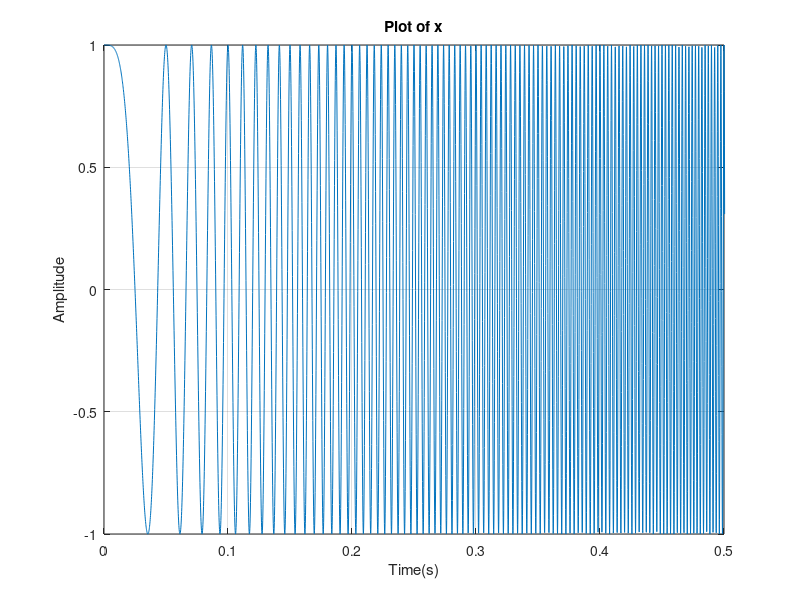

Write the MATLAB code that produced this figure. (Note: this script raises an error after producing the figure.)
%% Koby Miller Lab8
%% Exercise 8.1

%(a)

fs = 8000;
tt = 0:1/fs:4.5;
x = cos(2*pi/20*fs*tt.^2);

figure(1);
plot(tt, x);
xlim([0,.5]);
xlabel('Time(s)');
ylabel('Amplitude');
title('Plot of x');
grid on;

x_scaled = x/max(abs(x));
%soundsc(x_scaled, fs);

% The signal sounds starts at a lower pitch and constantly rises in
% pitch for 4.5 seconds. It is hard to see unless you zoom into the
% plot at different times, but as time goes on, the period of the
% signal decreases. This means that the frequency is rising which
% makes sense because the pitch is rising.



%(b)
% The order of the resulting IIR filter is 13.
% The transfer function is:
% y[n] - 5.1523y[n-1] + 13.6722y[n-2] - 23.6126y[n-3] + 29.2649y[n-4] 
% - 27.1830y[n-5] + 19.3691y[n-6] - 10.6593y[n-7] + 4.5197y[n-8]
% - 1.4521y[n-9] + 0.3437y[n-10] - 0.0563y[n-11] + 0.0058y[n-12]
% - 0.0003y[n-13] = 
% 0.0033x[n] - 0.0040x[n-1] + 0.0119x[n-2] - 0.0057x[n-3]
% + 0.0140x[n-4] + 0.0013x[n-5] + 0.0090x[n-6] + 0.0090x[n-7]
% + 0.0013x[n-8] + 0.0140x[n-9] - 0.0057x[n-10] + 0.0119x[n-11]
% - 0.0040x[n-12] + 0.0033x[n-13]

% basically: a_k*y[n-k] = b_k*x[n-k] for k = 0 to 13
% b = numerator
% a = denominator

% <<MagnitudeResponse.PNG>>

figure(2);
zplane(b,a);
title('pole-zero plot of (b)');
grid on;


%(c)
filtered_x = filter(b,a,x);

figure(3);
plot(tt, filtered_x);
xlim([0,4.5]);
xlabel('Time(s)');
ylabel('Amplitude');
title('Plot of filtered-x');
grid on;

filtered_x_scaled = filtered_x/max(abs(filtered_x));
%soundsc(filtered_x_scaled, fs);

% After listening to filtered_x_scaled, you can hear that the
% higher pitched notes are gone. Basically everything after 1.5
% seconds has been filtered out. This is where there were higher
% frequencies and since we had a lowpass filter, we kept the lower
% frequencies


%(d)
% part (b)
% The order of the resulting IIR filter is 79.
% The transfer function is really long. Just do the same as before.

% <<MagnitudeResponseD.PNG>>

figure(4);
zplane(FIR);
grid on;
title('pole-zero plot of (d)');

% part (c)

filtered_x_d = filter(FIR,1,x);
%soundsc(filtered_x_d, fs);

figure(5);
plot(tt, filtered_x_d);
xlim([0,4.5]);
xlabel('Time(s)');
ylabel('Amplitude');
title('Plot of filtered-x-d');
grid on;

filtered_x_d_scaled = filtered_x_d/max(abs(filtered_x_d));
%soundsc(filtered_x_d_scaled, fs);

% The FIR filter is more complex to implement. It has a way larger
% transfer function. The resulting plots are very similar but you can
% see that the FIR filter is sort of 'wavy'. I honestly can't really
% hear the difference between the resulting filters. I would hope
% that the FIR filter would sound better to balance out it being
% more complext to implement.


%% Exercise 8.2


[noisy_orig, fs] = audioread('noisy_drum_flute.wav');
noisy_orig = noisy_orig.';
%soundsc(noisy_orig, fs);

w = -pi:pi/2000:pi;

noisy_X = dtft(noisy_orig, w); %w is still 2000

figure(6);
subplot(3,1,1)
zplane(num,den);
grid on;
title('pole-zero plot of Exercise 8.2 filter');

subplot(3,1,2)
plot(w*fs/(2*pi), 20*log10(abs(noisy_X)));
grid on;
title('Magnitude Response for noisy-X');
xlabel('Frequency (Hz)');
ylabel('Amplitude (dB)');

drums = filter(num,den,noisy_orig);
drums_scaled = drums/max(abs(drums));
%soundsc(drums_scaled, fs);

drums_x = dtft(drums, w);

subplot(3,1,3)
plot(w*fs/(2*pi), 20*log10(abs(drums_x)));
grid on;
title('Magnitude Response for drums');
xlabel('Frequency (Hz)');
ylabel('Amplitude (dB)');

%soundsc(drums_scaled, fs);
%audiowrite('drum.wav', drums_scaled, fs);

% I designed a low-pass filter because I wanted to keep the low
% frequency drums and take out the flute/interference. Also because
% I decided to test the filter we made in the begining of this lab
% and it was already working pretty well. I got most of the drums out
% but if I try to tune it any more, then the lower flute frequencies
% will be filtered out.
%
% I created an IIR filter because it wanted us to minimize the order,
% and as we saw in the beginning, the IIR filter had a smaller order.
% This filter has an ordre of 
%
% For the transfer function, we can do the same thing as in the first
% part, but now our order is 9: a_k*y[n-k] = b_k*x[n-k] for k = 0 to 9
%
% You can see the differences between the input and output DTFTs in
% figure 6. The input has frequencies from 0Hz to about 4500Hz that
% we can hear, but after going through the filter, we can only hear
% frequencies up until almost 1000Hz. Every other frequency is
% shifted down 60dB. Any higher frequencies would include the flute
% or the interference.

% <<MagnitudeResponseDrums.PNG>>
% <<PhaseResponseDrums.PNG>>
%
            %
            %
            %
            %
            %
            %
            %
            %
            %
            %
            %
            %
            %
            %
            %


%% Extra Credit

figure(7);
subplot(3,1,1)
zplane(numerator,denominator);
grid on;
title('pole-zero plot of Extra Credit filter');

subplot(3,1,2)
plot(w*fs/(2*pi), 20*log10(abs(noisy_X)));
grid on;
title('Magnitude Response for noisy-X');
xlabel('Frequency (Hz)');
ylabel('Amplitude (dB)');

flute = filter(numerator,denominator,noisy_orig);
flute_scaled = flute/max(abs(flute));
%soundsc(drums_scaled, fs);

flute_x = dtft(flute, w);

subplot(3,1,3)
plot(w*fs/(2*pi), 20*log10(abs(flute_x)));
grid on;
title('Magnitude Response for flute');
xlabel('Frequency (Hz)');
ylabel('Amplitude (dB)');

%soundsc(flute_scaled, fs);
%audiowrite('flute.wav', flute_scaled, fs);

% I designed a Bandpass filter because I needed to filter out the low
% frequency drums and the high frequency interference.
%
% I used an IIR filter again for the same reason. The order is
% smaller. The order of this filter is 34.
%
% You can see the differences between the input and output DTFTs in
% figure 7. The input has frequencies from 0Hz to about 4500Hz that
% we can hear, but after going through the filter, we can only hear
% frequencies between around 1000Hz to 1800Hz. Lower frequencies
% would include the drums and higher frequencies would include
% the interference.

% <<MagnitudeResponseFlute.PNG>>
% <<PhaseResponseFlute.PNG>>
%
            %
            %
            %
            %
            %
            %
            %
            %
            %
            %
            %
            %
            %
            %
            %

%% My Functions
% <include>dtft.m</include>
%% My Filter Settings
%
% <<DrumsFilterSettings.PNG>>
%
% <<FluteFilterSettings.PNG>>